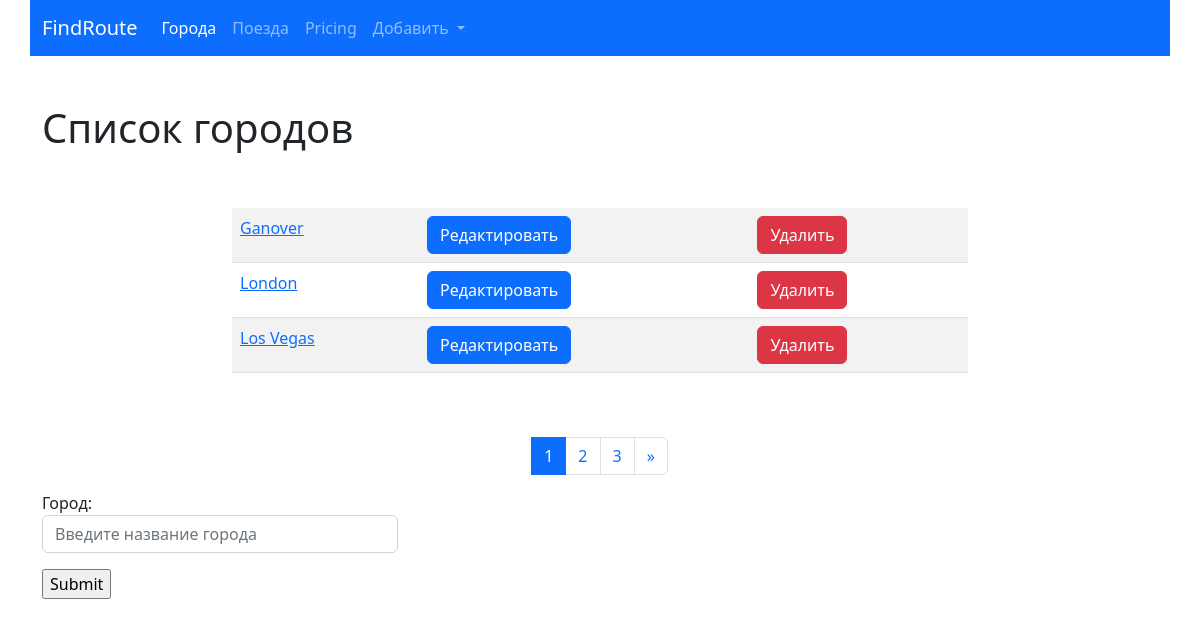
Before: /cities/ with the older database file.
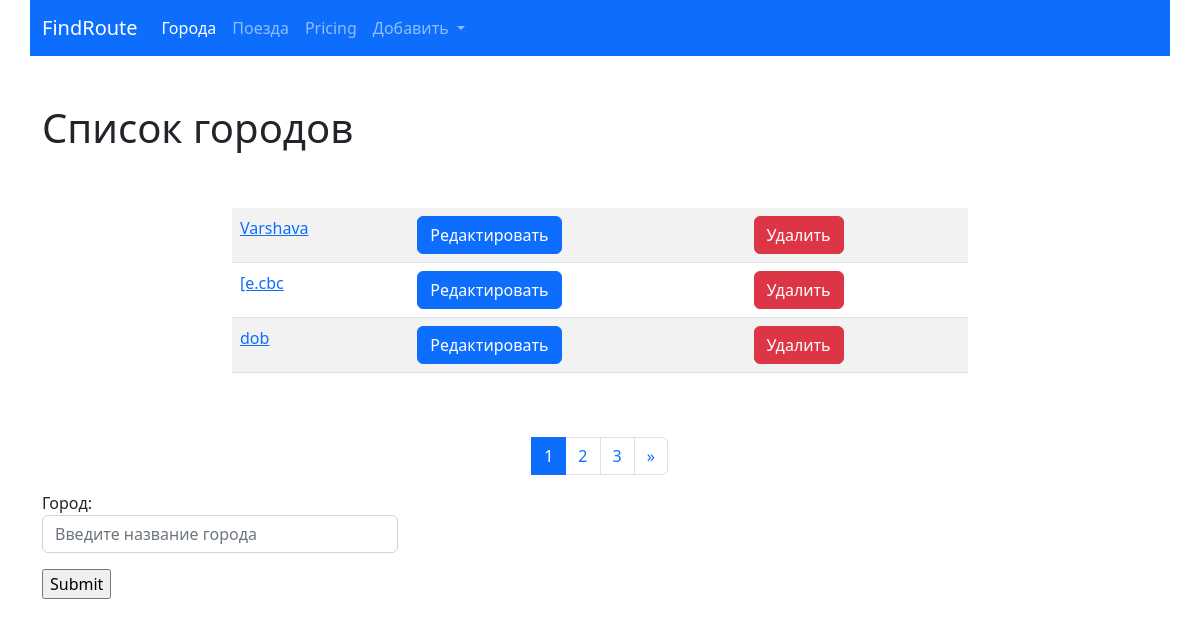
After: the same page with the newer database file.
### cities/models.py (models this page shows, shortened)
class City(models.Model):
    name = models.CharField(max_length=150, unique=True, verbose_name='Город')
    class Meta:
        verbose_name = 'Город'
        verbose_name_plural = 'Города'
        ordering = ['name']

### cities/views.py (the view)
# urls.py: path('', CityListView.as_view(), name='home'),
class CityListView(ListView):
    paginate_by = 3
    model = City
    template_name = 'cities/home.html'
    def get_context_data(self, **kwargs):
        context = super().get_context_data(**kwargs)
        form = CityForm()
        context['form'] = form
        return context

### cities/forms.py
class CityForm(forms.ModelForm):
    name = forms.CharField(label='Город', widget=forms.TextInput(attrs={
        'class': 'form-control',
        'placeholder': 'Введите название города'
    }))
    class Meta:
        model = City
        fields = ('name',)

### cities/templates/cities/home.html (shortened to what this page needs)
{% extends 'base.html' %}
{% block content %}
<h1>Список городов</h1>
<div class="row">
    <div class="col-md-8 mx-auto my-5">
        <table class="table table-striped">
            {% for object in page_obj %}
            <tr>
                <td>
                      <a href="{% url 'cities:detail' pk=object.pk %}">{{ object.name }}</a>
                </td>
                <td>
                      <a href="{% url 'cities:update' pk=object.pk %}">
                             <button type="submit" class="btn btn-primary">Редактировать</button></a>
                </td>
                <td>
                     <a href="{% url 'cities:delete' pk=object.pk %}">
                             <button type="submit" class="btn btn-danger">Удалить</button></a>
                </td>
            </tr>
        {% endfor %}
            </table>
    </div>
</div>
<nav aria-label="Page navigation example">
  <ul class="pagination justify-content-center">
      {% for page in page_obj.paginator.page_range%}
          <li class="page-item {% if page == page_obj.number %} active {% endif %}">
              <a class="page-link" href="?page={{page}}">
                  {{ page }}
              </a>
          </li>
      {% endfor %}
    <li class="page-item">
        {% if page_obj.has_next %}
            <a class="page-link" href="?page={{ page_obj.paginator.num_pages }}" arial-label="Next">
        <span aria-hidden="true">&raquo;</span></a>
        {% endif %}
    </li>
  </ul>
</nav>
<div class="row">
    <div class="col-md-4">
        <form action="{% url 'cities:create'%}" method="post">{% csrf_token %}
    {{ form.as_p }}
    <input type="submit" value="Submit">
</form></div>
</div>
{% endblock %}

Changed rows visible on the page:
removed City: name "Ganover"
removed City: name "London"
removed City: name "Los Vegas"
now on this page (row unchanged): City: name "Varshava"
added City: name "[e.cbc"
added City: name "dob"
